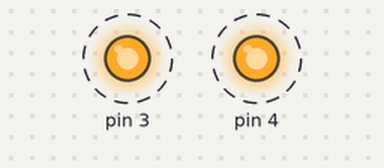
Bench run of a sketch on a simulated Arduino Uno, built with avr-gcc and run on an emulated ATmega328P. Shown: output pins drawn as LEDs (lit = HIGH). Dashed ring = blinking. What the sketch prints to the serial monitor is not drawn.

Above: at 0.09 s.
Timing chart, 0 to 3.0 s (numbered marks = the images above):
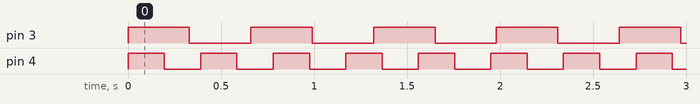

Measured:
- by itself, pin 3: alternates HIGH for 0.33 s and LOW for 0.33 s
- by itself, pin 4: alternates HIGH for 0.20 s and LOW for 0.20 s

The sketch:

freertos-blink-2-fulhack.ino
```cpp
#include <Arduino_FreeRTOS.h>

TaskHandle_t blink_1, blink_2;

void setup()
{
  Serial.begin(115200);
  while (!Serial) { }

  const BaseType_t rc_blink_1 = xTaskCreate
    (
      blinky_thread_func,
      static_cast<const char*>("LED1 blink"),
      512 / 4,    /* usStackDepth in words */
      (void *)3,  /* pvParameters */
      1,          /* uxPriority */
      &blink_1    /* pxCreatedTask */
    );

  if (rc_blink_1 != pdPASS) {
    Serial.println("Failed to create 'loop' thread");
    return;
  }

  const BaseType_t rc_blink_2 = xTaskCreate
    (
      blinky_thread_func,
      static_cast<const char*>("LED2 blink"),
      512 / 4,    /* usStackDepth in words */
      (void *)4,  /* pvParameters */
      1,          /* uxPriority */
      &blink_2    /* pxCreatedTask */
    );

  if (rc_blink_2 != pdPASS) {
    Serial.println("Failed to create 'loop' thread");
    return;
  }

  Serial.println("Starting scheduler ...");
  vTaskStartScheduler();
}

void loop()
{
  // Ole dole doff!
}

void blinky_thread_func(void *pvParameters)
{
  /* setup() */
  int PIN = (int)pvParameters;
  pinMode(PIN, OUTPUT);
  digitalWrite(PIN, LOW);
  int freq;
  if (PIN == 3) freq = 3; else freq = 5;

  /* loop() */
  for(;;)
  {
    digitalWrite(PIN, !digitalRead(PIN));
    vTaskDelay(configTICK_RATE_HZ/freq);
  }
}
```
